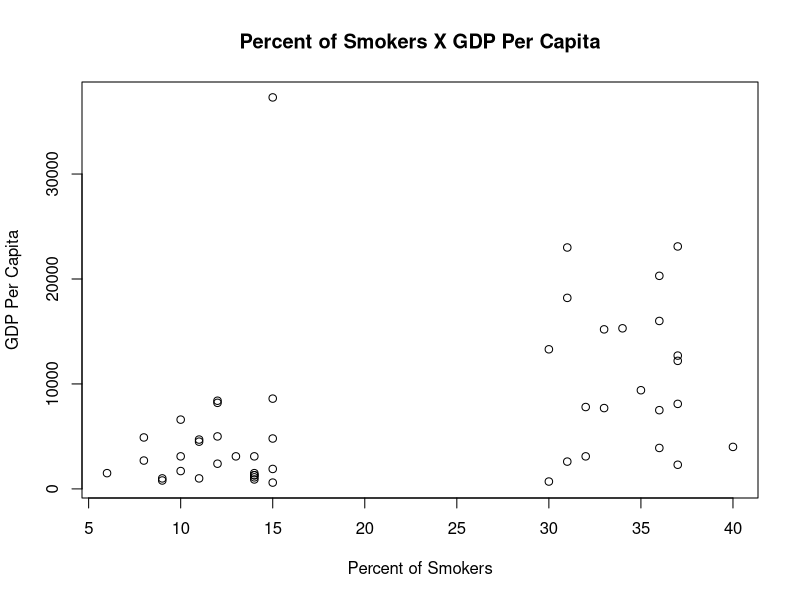
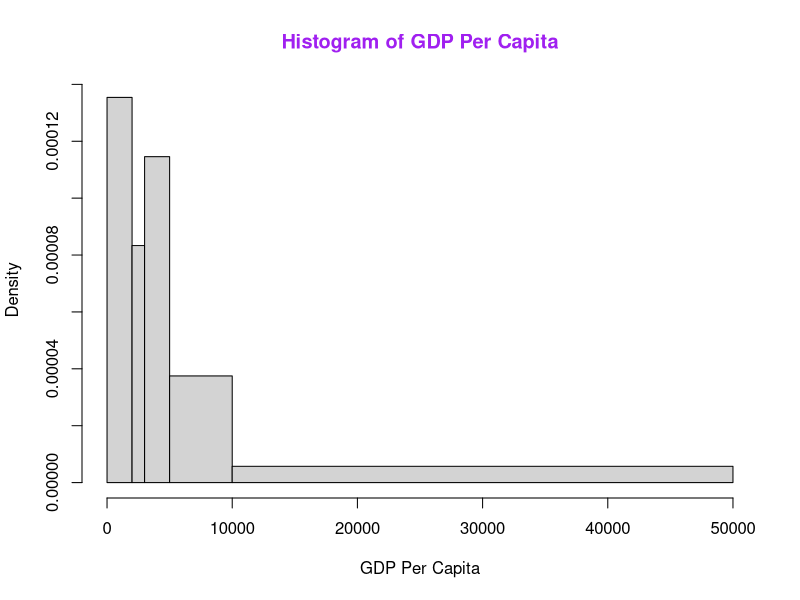

R code for these plots, in order:
## Problem 4

## a)
smokers <- read.delim("Smokers.txt", header = TRUE, sep="\t")
class(smokers)
mode(smokers)
str(smokers)

## b)
dim(smokers)

## c)
labels(smokers)
labels(smokers)[[2]]

## d)
smokers

## e)
smokers$GDPPerCapita <- as.numeric(gsub(",","",smokers$GDPPerCapita))
str(smokers)

## f)
smokers[,c("PercentSmokes", "GDPPerCapita")]

## g)
plot(smokers$PercentSmokes, smokers$GDPPerCapita, xlab = "Percent of Smokers", ylab = "GDP Per Capita", main = "Percent of Smokers X GDP Per Capita")

## h)
bps <- c(0, 2000, 3000, 5000, 10000, 50000)
hist(smokers$GDPPerCapita, breaks=bps, main="Histogram of GDP Per Capita", xlab="GDP Per Capita", col.main = "purple")

## i)
